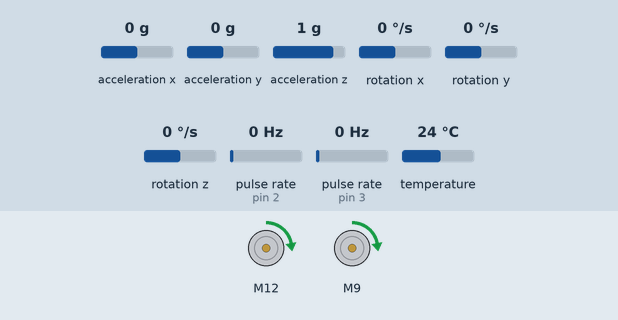
The sketch below on a simulated Arduino Uno, built with avr-gcc and run on an emulated ATmega328P. On the bench: 2 × DC motor (green arrow = forward, orange = backward, longer = faster). Wiring (inferred from the names in the program): 2 × pulse sensor: data pin 2 / data pin 3. Inputs (shaded band) come from the test bench; at power-on: acceleration y 0 g, acceleration x 0 g, acceleration z 1 g, rotation x 0 °/s, rotation y 0 °/s, rotation z 0 °/s, pulse rate (sensors on pin 2, pin 3) 0 Hz, temperature 24 °C.

Above: at 1.39 s.
1.4 s: acceleration y set to -1.4 g
At 2.1 s:
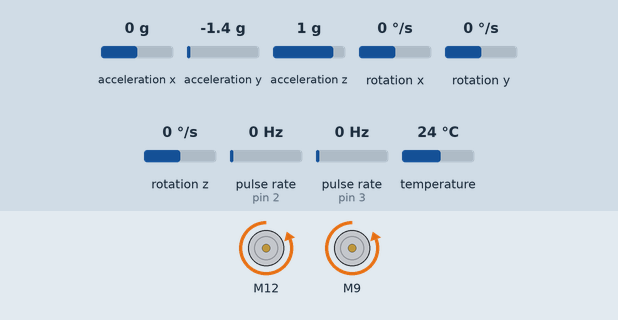
Timing chart, 0 to 4.4 s (numbered marks = the images above; inputs shaded):
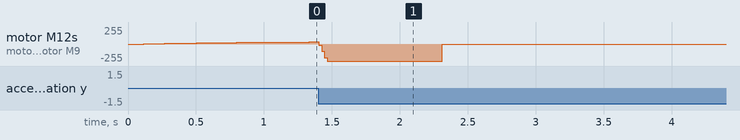

The sketch:

balancing_bot.ino
```cpp
#include <Adafruit_MPU6050.h>
#include <Adafruit_Sensor.h>
#include <SparkFun_TB6612.h>
#include <Wire.h>

#define DEBUG 0
#define LOG_FILTER_INPUTS 0
#define COMP_FILTER 1

Adafruit_MPU6050 mpu;
static volatile uint32_t sys_tick = 0;
static volatile uint32_t r_encoder_counts = 0;
static volatile uint32_t l_encoder_counts = 0;
static bool borked = false;   // Set true once we've toppled over, requries reset to clear

// Controller values
static const float dt = 0.005;
static const float MAX_PHI_FOR_CONTROL = 45.0f;
static const float KP_ANGLE = 45.0f;
static const float KI_ANGLE = 25.0f;
static const float KD_ANGLE = 0.0f;

#if COMP_FILTER
static const float alpha = 0.98;
static const float phi_dot_bias = 2.5f;
static float phi_deg = 0.0f;
static float phi_dot_dps = 0.0f;
#else
// Kalman filter start
static float phi_deg = 0.0f;        // State x(0)
static float phi_dot_bias = 2.5f;   // State x(1)
static float phi_dot_dps = 0.0f;
static const float Q_angle = 0.002;
static const float Q_bias = 0.05;
static const float R_angle =  0.5;
static const float dt_2 = dt * dt;
static float P_00 = 1e3;
static float P_01 = 0.0f;
static float P_10 = 0.0f;
static float P_11 = 1e3;;
static float K_0 = 0.0f;
static float K_1 = 0.0f;
// Kalman filter end
#endif

// Wheel encoders
static const uint8_t R_ENCODER_PIN = 2;
static const uint8_t L_ENCODER_PIN = 3;
static const uint16_t PULSES_PER_REV = 192;
static const uint16_t COUNTS_PER_REV = PULSES_PER_REV * 2;  // Triggered on rising and falling

// Motors
static const uint8_t MAX_PWM = 255;
static const uint8_t AIN1 = 12;
static const uint8_t BIN1 = 9;
static const uint8_t AIN2 = 13;
static const uint8_t BIN2 = 8;
static const uint8_t PWMA = 5;
static const uint8_t PWMB = 6;
static const uint8_t STBY = 10;
static const int8_t OFFSET_A = -1;  // either 1 or -1
static const int8_t OFFSET_B = -1;  // either 1 or -1
Motor r_motor = Motor(AIN1, AIN2, PWMA, OFFSET_A, STBY);
Motor l_motor = Motor(BIN1, BIN2, PWMB, OFFSET_B, STBY);

void initSysTicker(void);
uint32_t getSysTick(void);
void calculatePhi(void);
int16_t runAngleController(void);
void rightEncoderIsr(void);
void leftEncoderIsr(void);
uint32_t getRightEncoderCounts(void);
uint32_t getLeftEncoderCounts(void);
void clearEncoderCounts(void);
void initFailedloop(const String failure_msg);

void setup() {
  Serial.begin(115200);

  while (!Serial) {
    delay(10);
  }

  // Initialize the MPU6050
  if (!mpu.begin()) {
    initFailedloop("Failed to find MPU6050 chip");
  }

  mpu.setAccelerometerRange(MPU6050_RANGE_2_G);
  if (MPU6050_RANGE_2_G != mpu.getAccelerometerRange()) {
    initFailedloop("Failed to set MPU6050 accelerometer range");
  }

  mpu.setGyroRange(MPU6050_RANGE_500_DEG);
  if (MPU6050_RANGE_500_DEG != mpu.getGyroRange()) {
    initFailedloop("Failed to set MPU6050 gyro range");
  }

  mpu.setFilterBandwidth(MPU6050_BAND_260_HZ);
  if (MPU6050_BAND_260_HZ != mpu.getFilterBandwidth()) {
    initFailedloop("Failed to set MPU6050 filter bandwidth");
  }

  Serial.println("");
  delay(100);

  // Initialize the wheel encoder inputs
  pinMode(R_ENCODER_PIN, INPUT_PULLUP);
  pinMode(L_ENCODER_PIN, INPUT_PULLUP);
  attachInterrupt(digitalPinToInterrupt(R_ENCODER_PIN), rightEncoderIsr, CHANGE);
  attachInterrupt(digitalPinToInterrupt(L_ENCODER_PIN), leftEncoderIsr, CHANGE);

  // Initialize the system ticker
  initSysTicker();
}

void loop() {
  static uint32_t task_5ms_trigger_ticks = 2;  // Delay this task by 2ms
  static uint32_t task_100ms_trigger_ticks = 0;

  const uint32_t cur_sys_tick = getSysTick();

  if (cur_sys_tick > task_100ms_trigger_ticks) {
    task_100ms_trigger_ticks += 100;
#if DEBUG
    // Print the tilt angle in degrees
    Serial.print("phi = ");
    Serial.println(phi_deg);

    // Print the tilt angle rate in degrees / second
    Serial.print("phi_dot = ");
    Serial.println(phi_dot_dps);

    Serial.println("");
#endif
  }

  if (cur_sys_tick > task_5ms_trigger_ticks) {
    task_5ms_trigger_ticks += 5;

    // Sample and filter phi and phi_dot
    calculatePhi();

    const int16_t angle_pwm = runAngleController();
    const float phi_deg_abs = fabsf(phi_deg);
    if (phi_deg_abs < MAX_PHI_FOR_CONTROL && !borked) {
#if !LOG_FILTER_INPUTS && !DEBUG
      r_motor.drive(angle_pwm);
      l_motor.drive(angle_pwm);
#endif
    }
    else {
      r_motor.brake();
      l_motor.brake();
      borked = true;
    }
  }
}

void initSysTicker(void) {
  TCCR1A = 0;  // set entire TCCR0A register to 0
  TCCR1B = 0;  // same for TCCR0B
  TCNT1  = 0;  // initialize counter value to 0

  // Set compare match register for 1khz increments
  OCR1A = 249;  // = (16e6) / (1000 * 64) - 1 (must be < 256)

  // Turn on CTC mode
  TCCR1A |= (1 << WGM01);

  // Set CS01 and CS00 bits for 64 prescaler
  TCCR1B |= (1 << CS01) | (1 << CS00);

  // enable timer compare interrupt
  TIMSK1 |= (1 << OCIE0A);
}

ISR(TIMER1_COMPA_vect) {
  sys_tick++;
}

uint32_t getSysTick(void) {
  cli();  // disable interrupts
  const uint32_t temp = sys_tick;
  sei();  // enable interrupts
  return temp;
}

void calculatePhi(void)
{
  // Get new sensor events with the readings
  sensors_event_t a, g, temp;
  mpu.getEvent(&a, &g, &temp);

  // Radial rotation angle calculation formula;
  // The negative sign indicates the direction.
  // Convert radians to degrees.
  const float phi_deg_m = -atan2f(a.acceleration.y , a.acceleration.z) * (180.0f / PI);
  const float phi_dot_dps_m = (-g.gyro.x * (180.0f / PI));

#if LOG_FILTER_INPUTS
  Serial.print(getSysTick());
  Serial.print(", ");
  Serial.print(phi_deg_m);
  Serial.print(", ");
  Serial.print(phi_dot_dps_m);
  Serial.println("");
#else
#if COMP_FILTER
  phi_dot_dps = phi_dot_dps_m - phi_dot_bias;
  const float gyro_angle = phi_dot_dps * dt;
  phi_deg = (alpha * (phi_deg + gyro_angle)) + ((1 - alpha) * phi_deg_m);
#else
  phi_deg += dt * (phi_dot_dps_m - phi_dot_bias);
  P_00 += (-dt * (P_10 + P_01)) + (P_11 * dt_2) + Q_angle;
  P_01 -= dt * P_11;
  P_10 -= dt * P_11;
  P_11 += Q_bias;

  const float y = phi_deg_m - phi_deg;
  const float S = P_00 + R_angle;
  K_0 = P_00 / S;
  K_1 = P_10 / S;

  phi_deg += K_0 * y;
  phi_dot_bias += K_1 * y;
  phi_dot_dps = phi_dot_dps_m - phi_dot_bias;
  P_00 -= K_0 * P_00;
  P_01 -= K_0 * P_01;
  P_10 -= K_1 * P_00;
  P_11 -= K_1 * P_01;
#endif
#endif
}

int16_t runAngleController(void)
{
  static float phi_deg_last = 0.0f;
  static float I = 0.0f;

  I += phi_deg;
  I = constrain(I, -300, 300);

  const int16_t u = (int16_t)constrain((KP_ANGLE * phi_deg) + (KI_ANGLE * I * dt) + (KD_ANGLE * ((phi_deg - phi_deg_last) / dt)), -MAX_PWM, MAX_PWM);
  phi_deg_last = phi_deg;
  return u;
}

void rightEncoderIsr(void)
{
  r_encoder_counts++;
}

void leftEncoderIsr(void)
{
  l_encoder_counts++;
}

uint32_t getRightEncoderCounts(void)
{
  cli();  // disable interrupts
  const uint32_t temp = r_encoder_counts;
  sei();  // enable interrupts
  return temp;
}

uint32_t getLeftEncoderCounts(void)
{
  cli();  // disable interrupts
  const uint32_t temp = l_encoder_counts;
  sei();  // enable interrupts
  return temp;
}

void clearEncoderCounts(void)
{
  cli();  // disable interrupts
  r_encoder_counts = 0;
  l_encoder_counts = 0;
  sei();  // enable interrupts
}

void initFailedloop(const String failure_msg) {
  Serial.println(failure_msg);
  while (1) {
    delay(10);
  }
}
```
